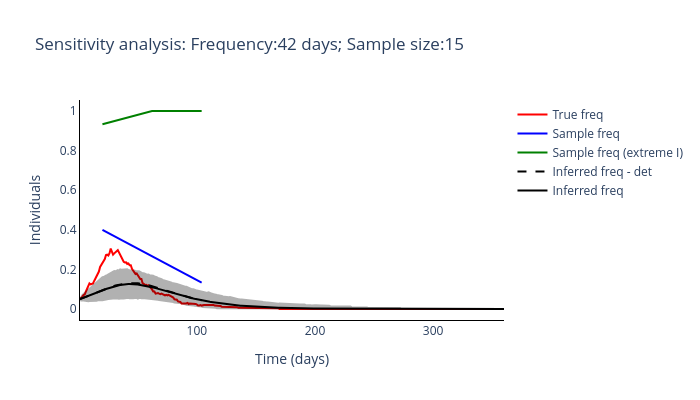

Here is the notebook cell this chart was saved with:
### Code cell
routine_run(freq_samplying_range[2], sample_size_range[0])

### Figure 1 — Plotly figure (JSON) as saved in the notebook; plotly's stock layout.template omitted (floating-point values rounded to 4 significant figures; data arrays with more than 128 entries replaced by an {"elided": "..."} marker saying what was removed)
{"data": [{"line": {"color": "red"}, "mode": "lines", "name": "True freq", "type": "scatter", "x": {"elided": "360 int values"}, "y": {"elided": "360 float values"}}, {"line": {"color": "blue"}, "mode": "lines", "name": "Sample freq", "type": "scatter", "x": [20, 62, 104], "y": [0.4, 0.2667, 0.1333]}, {"line": {"color": "green"}, "mode": "lines", "name": "Sample freq (extreme I)", "type": "scatter", "x": [20, 62, 104], "y": [0.9333, 1, 1]}, {"line": {"color": "black", "dash": "dash"}, "mode": "lines", "name": "Inferred freq - det", "type": "scatter", "x": {"elided": "360 int values"}, "y": [0.05, 0.05207, 0.05419, 0.05636, 0.05857, 0.06084, 0.06314, 0.06549, 0.06787, 0.07029, 0.07273, 0.07519, 0.07768, 0.08018, 0.0827, 0.08522, 0.08774, 0.09025, 0.09274, 0.0952, 0.09763, 0.1, 0.1024, 0.1046, 0.1069, 0.109, 0.1111, 0.1131, 0.1151, 0.1169, 0.1186, 0.1203, 0.1218, 0.1232, 0.1246, 0.1258, 0.1269, 0.1278, 0.1287, 0.1294, 0.13, 0.1304, 0.1307, 0.1309, 0.131, 0.1309, 0.1308, 0.1305, 0.1301, 0.1296, 0.1289, 0.1282, 0.1274, 0.1264, 0.1254, 0.1243, 0.123, 0.1217, 0.1203, 0.1189, 0.1173, 0.1157, 0.114, 0.1123, 0.1105, 0.1087, 0.1068, 0.1049, 0.1029, 0.101, 0.09901, 0.09703, 0.09505, 0.09308, 0.09113, 0.0892, 0.0873, 0.08543, 0.08357, 0.08172, 0.07989, 0.07806, 0.07625, 0.07446, 0.07268, 0.07093, 0.0692, 0.06748, 0.0658, 0.06413, 0.06249, 0.06088, 0.0593, 0.05774, 0.05621, 0.05471, 0.05324, 0.05179, 0.05038, 0.049, 0.04764, 0.04632, 0.04502, 0.04375]}, {"line": {"color": "black"}, "mode": "lines", "name": "Inferred freq", "type": "scatter", "x": {"elided": "360 int values"}, "y": {"elided": "360 float values"}}, {"fill": "toself", "fillcolor": "black", "line": {"color": "black"}, "mode": "lines", "name": "Inferred freq", "opacity": 0.3, "showlegend": false, "type": "scatter", "x": {"elided": "720 int values"}, "y": {"elided": "720 float values"}}], "layout": {"height": 400, "plot_bgcolor": "white", "title": {"text": "Sensitivity analysis: Frequency:42 days; Sample size:15"}, "width": 700, "xaxis": {"linecolor": "black", "title": {"text": "Time (days)"}}, "yaxis": {"linecolor": "black", "title": {"text": "Individuals"}}}}
